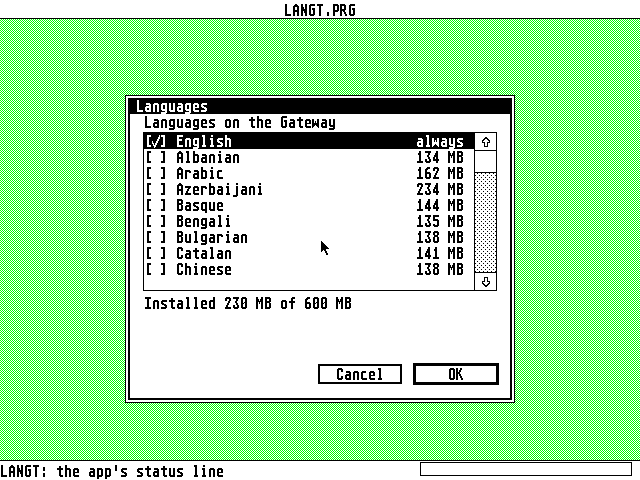
#> input picture tests/langs/shots/falcon16-flat.png, 640 x 480 px
$ python -i st_test.py   (imports and definitions only)
#> lines starting #> are read from the running program, lines starting #| are printed output that depends on the picture
#!/usr/bin/env python3
# SPDX-License-Identifier: GPL-2.0-or-later
# Copyright (C) 2026 AERA | Erez Yaary
"""EUPDATE.PRG started on an ST: it says it needs a Falcon or a TT, and
the desktop comes back when the alert is answered (the hub, 27 Oct 2026:
1.18 died on TOS 1.04 with an illegal instruction before its check; the
check is common's cpucheck.c now, built for the 68000).

    st_test.py WORK [MACHINE]     (MACHINE: ST:mono; Xvfb)

The screen is read by its grey: the desktop's is a dither, half its
pixels black; an alert is a white box in the middle of it; EmuTOS's
crash screen and a white screen are neither.
"""
import os
import shutil
import sys
import time

sys.path.insert(0, os.path.dirname(os.path.abspath(__file__)))
import rig  # noqa: E402
from PIL import Image  # noqa: E402

TOP = os.path.abspath(os.path.join(os.path.dirname(__file__), "..", ".."))
# [1 line that did not run here, left out]
spec = sys.argv[2] if len(sys.argv) > 2 else "ST:mono"
failed = 0


def check(ok, what):
    global failed
    print("%s %s" % ("ok  " if ok else "FAIL", what), flush=True)
    failed += not ok


def black(im, box):
    """the share of black pixels in box (x0, y0, x1, y1)"""
    hist = im.crop(box).histogram()
    return sum(hist[:128]) / float(sum(hist))


def look(path):
    """'alert', 'desktop' or 'other' for a screenshot"""
#> called with path = '../langs/shots/falcon16-flat.png'
    im = Image.open(path).convert("L")
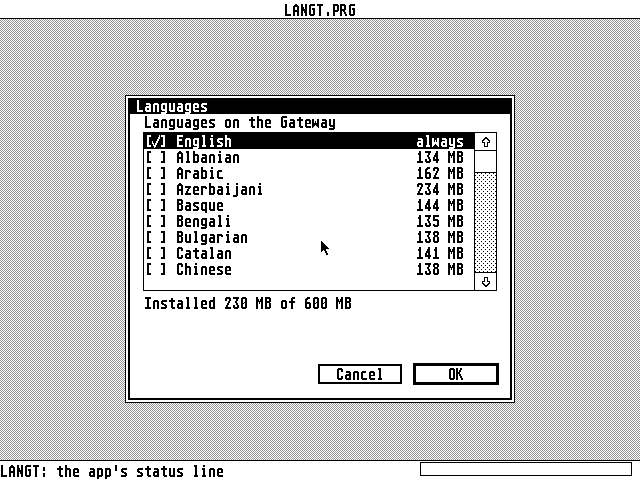
#> im: PIL image 640x480 L; min 0, max 255, mean 205.5
    w, h = im.size
#> w = 640; h = 480
    middle = black(im, (w // 3, h * 2 // 5, w * 2 // 3, h * 3 // 5))
#> in black, `hist = im.crop(box).histogram()`: hist = 256 values, max 19651 at index 255, min 0 at index 1, mean 79.88
#> middle = 0.039
    below = black(im, (w // 8, h * 4 // 5, w * 7 // 8, h * 19 // 20))
#> below = 0.0387
    if 0.35 < below < 0.65:                     # the desktop's dither around it
        if middle < 0.3:
            return "alert"
        if abs(middle - below) < 0.1:
            return "desktop"
    return "other"


def main():
    shutil.rmtree(work, ignore_errors=True)
    os.makedirs(work)
    m = rig.machine(spec, work)
    os.makedirs(os.path.join(work, "hd"), exist_ok=True)
    shutil.copy(os.environ.get("PRG", os.path.join(TOP, "binary", "eupdate.prg")),
                os.path.join(work, "hd", "eupdate.prg"))
    print("on", m.describe(), flush=True)
    r = rig.Rig(work, m, display=os.environ.get("XDISPLAY", ":99"))
    try:
        seen = "other"
        for i in range(30):                     # up to a minute from boot
            time.sleep(2)
            seen = look(r.shot("t%02d" % i))
            if seen == "alert":
                break
        check(seen == "alert", "on %s EUpdate says it needs a Falcon or a TT" % spec)
        r.key(rig.K["RETURN"])                  # Quit
        back = "other"
        for i in range(10):
            time.sleep(1.5)
            back = look(r.shot("after%02d" % i))
            if back == "desktop":
                break
        check(back == "desktop", "Quit: the desktop again")
    finally:
        r.stop()
        m.stop()
    print("%d failed" % failed)
    sys.exit(1 if failed else 0)


# [1 line not run here, left out]

>>> result = look('../langs/shots/falcon16-flat.png')
